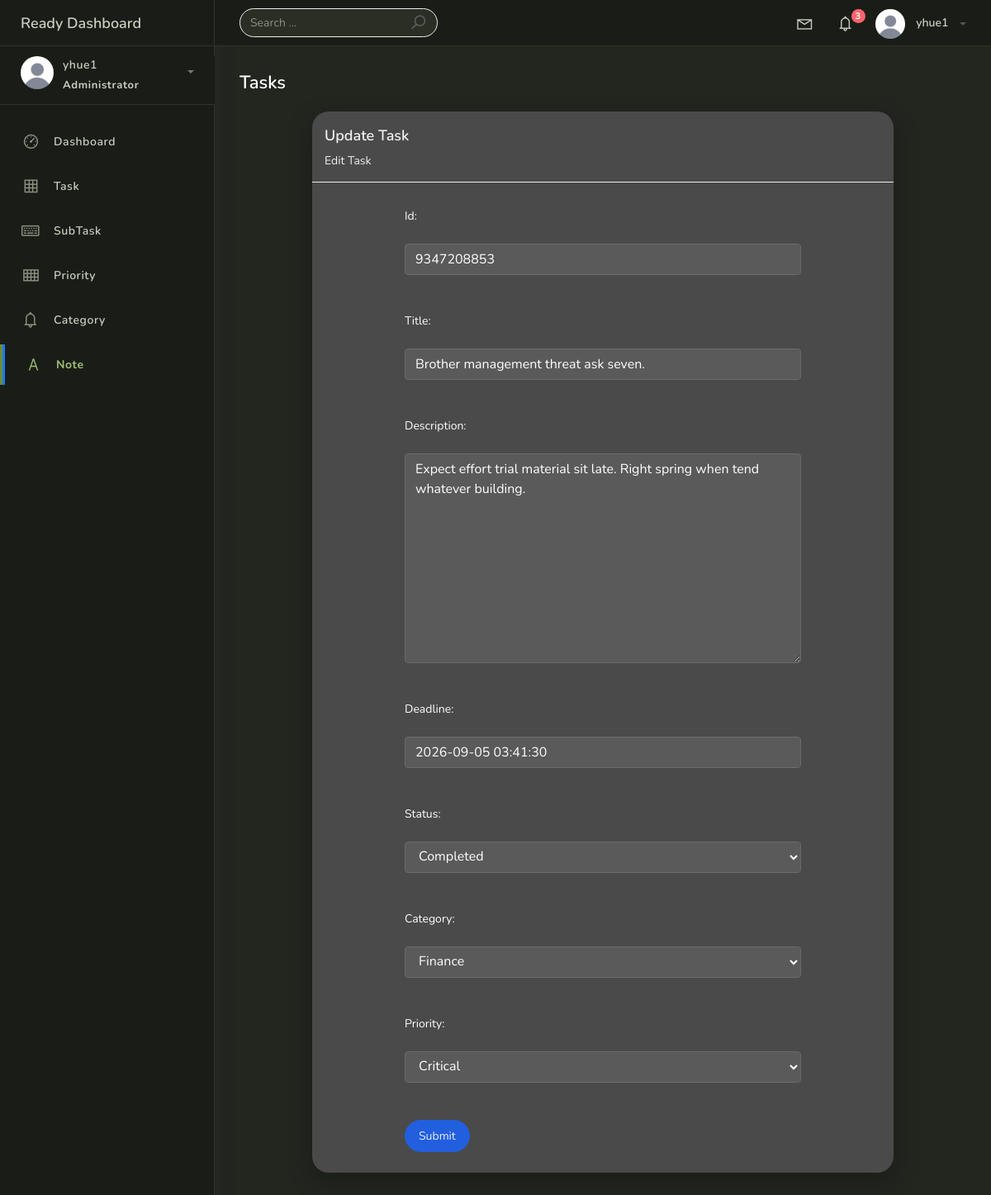
/task_list/9347208853 (signed in), run on the app's committed database.
### hangarinapp/models.py (models this page shows, shortened)
class BaseModel(models.Model):
    created_at = models.DateTimeField(auto_now_add=True, db_index=True)
    updated_at = models.DateTimeField(auto_now_add=True)
    class Meta:
        abstract = True

class Task(BaseModel):
    id = models.CharField(max_length=20, primary_key=True)
    title = models.CharField(max_length=150)
    description = models.TextField()
    deadline = models.DateTimeField()
    status = models.CharField(max_length=60, choices=[('Pending', 'Pending'),
                             ('In Progress','In Progress'),
                             ('Completed','Completed')], default='pending')
    category = models.ForeignKey(Category, on_delete=models.CASCADE)
    priority = models.ForeignKey(Priority, on_delete=models.CASCADE)

### hangarinapp/views.py (the view)
# urls.py: path('task_list/<pk>', TaskUpdate.as_view(), name='task-update'),
class TaskUpdate(LoginRequiredMixin, UpdateView):
    model = Task
    form_class = TaskForm
    template_name = 'task_form.html'
    success_url = reverse_lazy('task-list')

### hangarinapp/forms.py
class TaskForm(forms.ModelForm):
    class Meta:
        model = Task
        fields = "__all__"

### hangarinapp/models.py (called while the page is built)
     def __str__(self):
         return self.name

    def __str__(self):
        return self.name

### templates/task_form.html (shortened to what this page needs)
{% extends 'base.html' %}
{% block content %}
<div class="content form-page">
    <div class="container-fluid">
        <h4 class="page-title">Tasks</h4>
        <div class="row">
            <div class="col-md-12">
                <div class="card">
                    <div class="card-header">
                        <div class="card-title">
                            {% if object %}Update Task{% else %}Add New Task{% endif %}
                        </div>
                        <div class="card-category">
                            {% if object %}Edit Task{% else %}Create a new task{% endif %}
                        </div>
                    </div>
                    <div class="card-body">
                        <div class="form-wrap">
                            <form action="" method="post" novalidate>
                                {% include 'includes/form.html' %}
                                <div class="form-group">
                                    <button type="submit" class="btn btn-primary btn-rounded">Submit</button>
                                </div>
                            </form>
                        </div>
                    </div>
                </div>
            </div>
        </div>
    </div>
</div>
{% endblock %}

### templates/base.html (shortened to what this page needs)
{% load static socialaccount %}
{% load pwa %}
<!DOCTYPE html>
<html>
<head>
	<link rel="stylesheet" href="{% static 'css/bootstrap.min.css' %}">
	<link rel="stylesheet" href="{% static 'css/ready.css' %}">
	<link rel="stylesheet" href="{% static 'css/demo.css' %}">
</head>
<body>
	<div class="wrapper">
		<div class="main-header">
			<div class="logo-header">
				<a href="index.html" class="logo">
					Ready Dashboard
				</a>
			</div>
			<nav class="navbar navbar-header navbar-expand-lg">
				<div class="container-fluid">
					<form class="navbar-left navbar-form nav-search mr-md-3" action="">
						<div class="input-group">
							<input type="text" placeholder="Search ..." class="form-control">
							<div class="input-group-append">
								<span class="input-group-text">
									<i class="la la-search search-icon"></i>
								</span>
							</div>
						</div>
					</form>
					<ul class="navbar-nav topbar-nav ml-md-auto align-items-center">
						<li class="nav-item dropdown hidden-caret">
							<a class="nav-link dropdown-toggle" href="#" id="navbarDropdown" role="button"
								data-toggle="dropdown" aria-haspopup="true" aria-expanded="false">
								<i class="la la-envelope"></i>
							</a>
						</li>
						<li class="nav-item dropdown hidden-caret">
							<a class="nav-link dropdown-toggle" href="#" id="navbarDropdown2" role="button"
								data-toggle="dropdown" aria-haspopup="true" aria-expanded="false">
								<i class="la la-bell"></i>
								<span class="notification">3</span>
							</a>
						</li>
						<li class="nav-item dropdown">
							<a class="dropdown-toggle profile-pic" data-toggle="dropdown" href="#" aria-expanded="false">
								{% with account=user.socialaccount_set.first %}
									{% if account and account.get_avatar_url %}
										<img src="{{ account.get_avatar_url }}" alt="user-img" width="36" class="img-circle">
									{% else %}
										<img src="{% static 'img/profileicon.jpg' %}" alt="user-img" width="36" class="img-circle">
									{% endif %}
								{% endwith %}
								<span>{{ user.first_name|default:user.username }}</span>
							</a>
						</li>
					</ul>
				</div>
			</nav>
		</div>
		<div class="sidebar">
			<div class="scrollbar-inner sidebar-wrapper">
				<div class="user">
					<div class="photo">
						{% with account=user.socialaccount_set.first %}
							{% if account and account.get_avatar_url %}
								<img src="{{ account.get_avatar_url }}">
							{% else %}
								<img src="{% static 'img/profileicon.jpg' %}">
							{% endif %}
						{% endwith %}
					</div>
					<div class="info">
						<a class="" data-toggle="collapse" href="#collapseExample" aria-expanded="true">
							<span>
								{{ user.first_name|default:user.username }}
								<span class="user-level">Administrator</span>
								<span class="caret"></span>
							</span>
						</a>
					</div>
				</div>
				<ul class="nav">
					<li class="nav-item">
						<a href="{% url 'home' %}">
							<i class="la la-dashboard"></i>
							<p>Dashboard</p>
						</a>
					</li>
					<li class="nav-item">
						<a href="{% url 'task-list' %}">
							<i class="la la-table"></i>
							<p>Task</p>
						</a>
					</li>
					<li class="nav-item">
						<a href="{% url 'subtask-list' %}">
							<i class="la la-keyboard-o"></i>
							<p>SubTask</p>
						</a>
					</li>
					<li class="nav-item">
						<a href="{% url 'priority-list' %}">
							<i class="la la-th"></i>
							<p>Priority</p>
						</a>
					</li>
					<li class="nav-item">
						<a href="{% url 'category-list' %}">
							<i class="la la-bell"></i>
							<p>Category</p>
						</a>
					</li>
					<li class="nav-item active">
						<a href="{% url 'note-list' %}">
							<i class="la la-font"></i>
							<p>Note</p>
						</a>
					</li>
				</ul>
			</div>
		</div>
		<div class="main-panel">
			{% block content %}
			{% endblock %}
		</div>
	</div>
</body>
</html>

### templates/includes/form.html (shortened to what this page needs)
{% load widget_tweaks %}
{% for field in form %}
    <div class="field item form-group">
        <label>{{ field.label_tag }}</label>
        <div class="form-group">
            {% render_field field class="form-control" %}
        </div>
    </div>
{% endfor %}

### templates/base.html (style rules this page uses)
body, .main-panel, .main-panel>.content { background-color: #22261f !important; }
.page-title { color: #fff !important; }
.sidebar, .sidebar .user { background-color: #1a1d17 !important; border-color: #2f352a !important; }
.sidebar .nav>.nav-item a, .sidebar .nav>.nav-item a p, .sidebar .user .info a, .sidebar .user .info span { color: #c9cfc2 !important; }
.sidebar .nav>.nav-item a i { color: #8a9382 !important; }
.sidebar .nav>.nav-item.active>a, .sidebar .nav>.nav-item.active>a p, .sidebar .nav>.nav-item.active>a i { color: #A3BF72 !important; }
.sidebar .nav>.nav-item.active { border-left: 3px solid #6B8E3A !important; }
.sidebar .nav>.nav-item.active>a { border-left-color: #6B8E3A !important; }
.main-header, .main-header .logo-header, .navbar-header { background-color: #1a1d17 !important; border-color: #2f352a !important; }
.main-header .logo-header .logo, .navbar-header .nav-link, .navbar-header .dropdown-toggle { color: #c9cfc2 !important; }
.navbar-header .profile-pic span { color: #c9cfc2 !important; }
.navbar-header .nav-search .input-group { background-color: #2a2e25 !important; border-radius: 25px !important; overflow: hidden; }
.navbar-header .nav-search .form-control { background: transparent !important; border: none !important; box-shadow: none !important; color: #fff !important; }
.navbar-header .nav-search .form-control::placeholder { color: #8a9382; }
.navbar-header .nav-search .input-group-text { background: transparent !important; border: none !important; color: #c9cfc2 !important; }

### templates/task_form.html (style rules this page uses)
.form-page .card { width: 80%; margin-left: auto; margin-right: auto; background-color: #4a4a4a; color: #f1f1f1; border: none; border-radius: 20px; box-shadow: 0 10px 30px rgba(0, 0, 0, 0.25); animation: slideUp 0.5s ease-out both; }
.form-page .card-header { border-bottom: 1px solid #626262; border-radius: 20px 20px 0 0; }
.form-page .card-title, .form-page .card-category { color: #f1f1f1; }
.form-page .form-wrap { max-width: 480px; margin: 0 auto; }
.form-page .form-group { padding-left: 0; padding-right: 0; }
.form-page .form-group label, .form-page label { display: block; width: 100%; text-align: left; color: #fff !important; margin-bottom: 6px; }
.form-page .form-control { background-color: #5a5a5a; color: #fff; border-color: #6b6b6b; }

### data on the page
Task: id "9347208853" "Brother management threat ask seven." "Expect effort trial material sit late. Right spring when tend whatever building." "2026-09-05 03:41:30" "Completed" "Finance" "Critical"

### other printed values
{{ user.first_name|default:user.username }} "yhue1"
{{ field.label_tag }} "Id:" "Title:" "Description:" "Deadline:" "Status:" "Category:" "Priority:"
